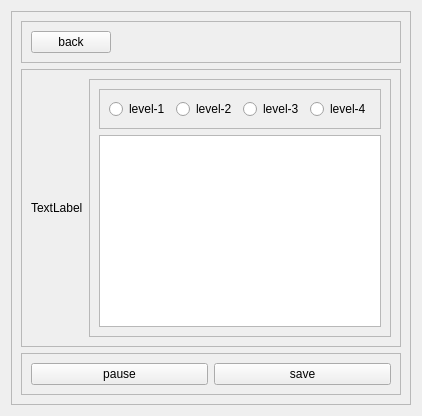
        <widget class="QWidget" name="workout_page">
         <layout class="QGridLayout" name="gridLayout_7">
          <item row="0" column="0">
           <widget class="QFrame" name="frame_15">
            <property name="frameShape">
             <enum>QFrame::StyledPanel</enum>
            </property>
            <property name="frameShadow">
             <enum>QFrame::Raised</enum>
            </property>
            <layout class="QVBoxLayout" name="verticalLayout_5">
             <item>
              <widget class="QFrame" name="frame_16">
               <property name="sizePolicy">
                <sizepolicy hsizetype="Preferred" vsizetype="Maximum">
                 <horstretch>0</horstretch>
                 <verstretch>0</verstretch>
                </sizepolicy>
               </property>
               <property name="contextMenuPolicy">
                <enum>Qt::NoContextMenu</enum>
               </property>
               <property name="layoutDirection">
                <enum>Qt::RightToLeft</enum>
               </property>
               <property name="autoFillBackground">
                <bool>false</bool>
               </property>
               <property name="frameShape">
                <enum>QFrame::StyledPanel</enum>
               </property>
               <property name="frameShadow">
                <enum>QFrame::Raised</enum>
               </property>
               <layout class="QHBoxLayout">
                <property name="sizeConstraint">
                 <enum>QLayout::SetDefaultConstraint</enum>
                </property>
                <property name="leftMargin">
                 <number>9</number>
                </property>
                <item>
                 <widget class="QLabel" name="label_20">
                  <property name="text">
                   <string/>
                  </property>
                 </widget>
                </item>
                <item>
                 <widget class="QPushButton" name="btn_work_to_main">
                  <property name="sizePolicy">
                   <sizepolicy hsizetype="Maximum" vsizetype="Fixed">
                    <horstretch>0</horstretch>
                    <verstretch>0</verstretch>
                   </sizepolicy>
                  </property>
                  <property name="text">
                   <string>back</string>
                  </property>
                 </widget>
                </item>
               </layout>
              </widget>
             </item>
             <item>
              <widget class="QFrame" name="frame_42">
               <property name="frameShape">
                <enum>QFrame::StyledPanel</enum>
               </property>
               <property name="frameShadow">
                <enum>QFrame::Raised</enum>
               </property>
               <layout class="QHBoxLayout" name="horizontalLayout_20">
                <item>
                 <widget class="QLabel" name="label_45">
                  <property name="text">
                   <string>TextLabel</string>
                  </property>
                 </widget>
                </item>
                <item>
                 <widget class="QFrame" name="frame_43">
                  <property name="sizePolicy">
                   <sizepolicy hsizetype="Maximum" vsizetype="Preferred">
                    <horstretch>0</horstretch>
                    <verstretch>0</verstretch>
                   </sizepolicy>
                  </property>
                  <property name="frameShape">
                   <enum>QFrame::StyledPanel</enum>
                  </property>
                  <property name="frameShadow">
                   <enum>QFrame::Raised</enum>
                  </property>
                  <layout class="QVBoxLayout" name="verticalLayout_16">
                   <item>
                    <widget class="QFrame" name="frame_44">
                     <property name="sizePolicy">
                      <sizepolicy hsizetype="Preferred" vsizetype="Preferred">
                       <horstretch>0</horstretch>
                       <verstretch>0</verstretch>
                      </sizepolicy>
                     </property>
                     <property name="frameShape">
                      <enum>QFrame::StyledPanel</enum>
                     </property>
                     <property name="frameShadow">
                      <enum>QFrame::Raised</enum>
                     </property>
                     <layout class="QHBoxLayout" name="horizontalLayout_21">
                      <item>
                       <widget class="QRadioButton" name="radioButton_4">
                        <property name="sizePolicy">
                         <sizepolicy hsizetype="Fixed" vsizetype="Fixed">
                          <horstretch>0</horstretch>
                          <verstretch>0</verstretch>
                         </sizepolicy>
                        </property>
                        <property name="text">
                         <string>level-1</string>
                        </property>
                       </widget>
                      </item>
                      <item>
                       <widget class="QRadioButton" name="radioButton_5">
                        <property name="sizePolicy">
                         <sizepolicy hsizetype="Fixed" vsizetype="Fixed">
                          <horstretch>0</horstretch>
                          <verstretch>0</verstretch>
                         </sizepolicy>
                        </property>
                        <property name="text">
                         <string>level-2</string>
                        </property>
                       </widget>
                      </item>
                      <item>
                       <widget class="QRadioButton" name="radioButton_6">
                        <property name="sizePolicy">
                         <sizepolicy hsizetype="Fixed" vsizetype="Fixed">
                          <horstretch>0</horstretch>
                          <verstretch>0</verstretch>
                         </sizepolicy>
                        </property>
                        <property name="text">
                         <string>level-3</string>
                        </property>
                       </widget>
                      </item>
                      <item>
                       <widget class="QRadioButton" name="radioButton_7">
                        <property name="sizePolicy">
                         <sizepolicy hsizetype="Fixed" vsizetype="Fixed">
                          <horstretch>0</horstretch>
                          <verstretch>0</verstretch>
                         </sizepolicy>
                        </property>
                        <property name="text">
                         <string>level-4</string>
                        </property>
                       </widget>
                      </item>
                     </layout>
                    </widget>
                   </item>
                   <item>
                    <widget class="QListWidget" name="listWidget">
                     <property name="sizePolicy">
                      <sizepolicy hsizetype="Preferred" vsizetype="Expanding">
                       <horstretch>0</horstretch>
                       <verstretch>0</verstretch>
                      </sizepolicy>
                     </property>
                    </widget>
                   </item>
                  </layout>
                 </widget>
                </item>
               </layout>
              </widget>
             </item>
             <item>
              <widget class="QFrame" name="frame_17">
               <property name="sizePolicy">
                <sizepolicy hsizetype="Preferred" vsizetype="Maximum">
                 <horstretch>0</horstretch>
                 <verstretch>0</verstretch>
                </sizepolicy>
               </property>
               <property name="frameShape">
                <enum>QFrame::StyledPanel</enum>
               </property>
               <property name="frameShadow">
                <enum>QFrame::Raised</enum>
               </property>
               <layout class="QHBoxLayout" name="horizontalLayout_9">
                <item>
                 <widget class="QPushButton" name="pushButton_11">
                  <property name="text">
                   <string>pause</string>
                  </property>
                 </widget>
                </item>
                <item>
                 <widget class="QPushButton" name="btn_save">
                  <property name="text">
                   <string>save</string>
                  </property>
                 </widget>
                </item>
               </layout>
              </widget>
             </item>
            </layout>
           </widget>
          </item>
         </layout>
        </widget>
